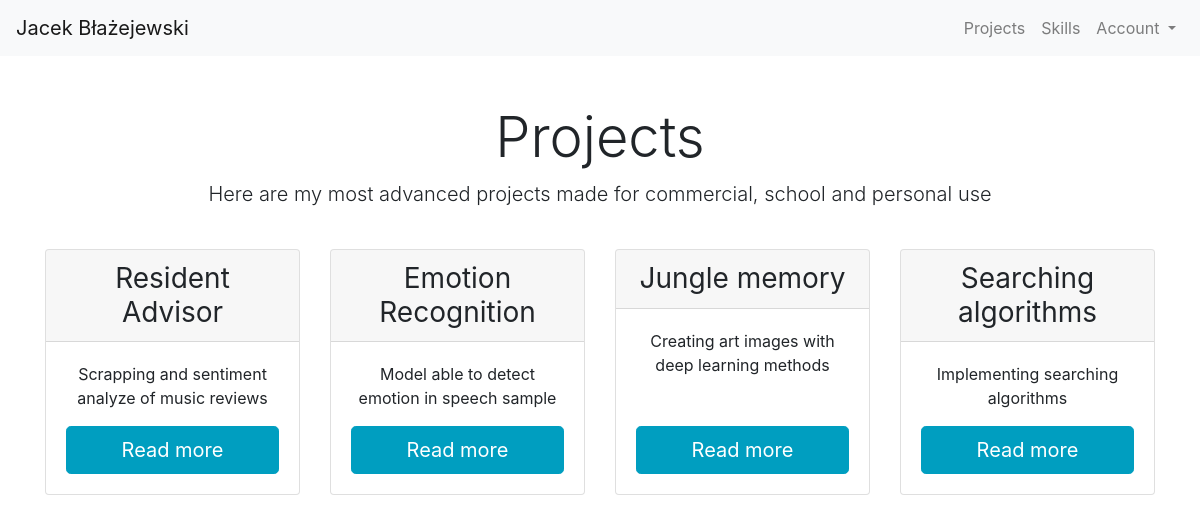
/tab/1/, run on the app's committed database.
### website/models.py (models this page shows, shortened)
class Tab(models.Model):
    name = models.CharField(max_length=50, default='tab')
    def __str__(self):
        return self.name

class Article(models.Model):
    tab = models.ForeignKey(Tab, on_delete=models.CASCADE)
    title = models.CharField(max_length=40, default='title')
    lead = models.CharField(max_length=200, default='lead')
    article_text = RichTextUploadingField(blank=True, null=True)
    link = models.URLField(max_length=200, blank=True)

### website/views.py (the view)
# urls.py: re_path(r'^tab/(?P<pk>[1])/', views.ProjectsOverview.as_view(), name='projects_overview'),
class ProjectsOverview(generic.DetailView):
    model = Tab
    template_name = 'website/projects_overview.html'
    def get_context_data(self, **kwargs):
        context = super().get_context_data(**kwargs)
        self.tab_id = get_object_or_404(Tab, id=self.kwargs['pk'])
        context['article_list'] = Article.objects.filter(tab=self.tab_id)
        return context

### website/context_processors.py (called while the page is built)
def add_variable_to_context(request):
    return {
        'tabs': Tab.objects.all()
    }

### website/templates/website/projects_overview.html (shortened to what this page needs)
{% extends 'website/base.html' %}
{% load static %}
{% block content %}
<div class="pricing-header px-3 py-3 pt-md-5 pb-md-4 mx-auto text-center">
      <h1 class="display-4">Projects</h1>
      <p class="lead">Here are my most advanced projects made for commercial, school and personal use</p>
</div>
<div class="container">
    <div class="card-deck mb-3 text-center">
        {% for article in article_list %}
        <div class="card mb-4 box-shadow">
            <div class="card-header flex-column">
                <h3 class="my-0 font-weight-normal">{{article.title}}</h3>
            </div>
            <div class="card-body flex-column d-flex">
                <p class="text-center">{{article.lead}}</p>
                <a href="{% url 'website:article_detail' article.id %}" class="btn btn-lg btn-block btn-primary mt-auto">Read more</a>
            </div>
        </div>
        {% endfor %}
    </div>
</div>
{% endblock %}

### website/templates/website/base.html (shortened to what this page needs)
{% load static %}
<!doctype html>
<html lang="en">
<head>
    <link rel="stylesheet" href="https://stackpath.bootstrapcdn.com/bootstrap/4.1.3/css/bootstrap.min.css"
>
    <link rel="stylesheet" href="{% static 'website/style.css' %}">
    <link rel="stylesheet" href="https://cdnjs.cloudflare.com/ajax/libs/font-awesome/4.7.0/css/font-awesome.min.css">
</head>
<body>
<nav class="navbar navbar-expand-lg navbar-light bg-light">
    <a class="navbar-brand" href="{% url 'website:index' %}">Jacek Błażejewski</a>
    <div class="collapse navbar-collapse" id="navbarSupportedContent">
        <ul class="navbar-nav ml-auto">
            {% for tab in tabs %}
            <li class="nav-item">
                <a class="nav-link" href="{% url 'website:tab_detail' tab.id %}">{{tab}}</a>
            </li>
            {% endfor %}
            {% if not request.user.is_authenticated%}
            <li class="nav-item dropdown">
                <a class="nav-link dropdown-toggle" href="#" id="navbarDropdown" role="button" data-toggle="dropdown"
                   aria-haspopup="true" aria-expanded="false">
                    Account
                </a>
            </li>
                {% endif %}
        </ul>
    </div>
</nav>
{% block content %}
{% endblock %}
</body>
</html>

### website/static/website/style.css (style rules this page uses)
.btn-primary { background-color: #009EC0; border-color: #009EC0; }

### data on the page
Tab: name "Projects"
Tab: name "Skills"
Article: title "Resident Advisor", lead "Scrapping and sentiment analyze of music reviews"
Article: title "Emotion Recognition", lead "Model able to detect emotion in speech sample"
Article: title "Jungle memory", lead "Creating art images with deep learning methods"
Article: title "Searching algorithms", lead "Implementing searching algorithms"
